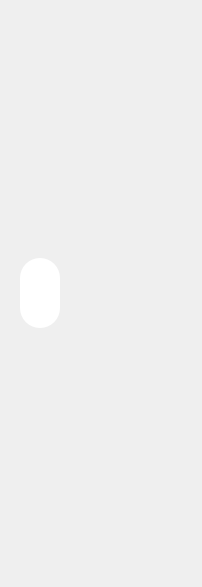
                    <widget class="QFrame" name="frame_58">
                     <property name="geometry">
                      <rect>
                       <x>0</x>
                       <y>0</y>
                       <width>198</width>
                       <height>587</height>
                      </rect>
                     </property>
                     <property name="styleSheet">
                      <string notr="true">border-radius:20px;</string>
                     </property>
                     <property name="frameShape">
                      <enum>QFrame::StyledPanel</enum>
                     </property>
                     <property name="frameShadow">
                      <enum>QFrame::Raised</enum>
                     </property>
                     <layout class="QHBoxLayout" name="horizontalLayout_48">
                      <property name="spacing">
                       <number>0</number>
                      </property>
                      <item>
                       <widget class="QFrame" name="frameCadastroLEFT_4">
                        <property name="sizePolicy">
                         <sizepolicy hsizetype="Minimum" vsizetype="Preferred">
                          <horstretch>0</horstretch>
                          <verstretch>0</verstretch>
                         </sizepolicy>
                        </property>
                        <property name="minimumSize">
                         <size>
                          <width>60</width>
                          <height>0</height>
                         </size>
                        </property>
                        <property name="maximumSize">
                         <size>
                          <width>0</width>
                          <height>16777215</height>
                         </size>
                        </property>
                        <property name="styleSheet">
                         <string notr="true">border-radius:20px;
</string>
                        </property>
                        <property name="frameShape">
                         <enum>QFrame::StyledPanel</enum>
                        </property>
                        <property name="frameShadow">
                         <enum>QFrame::Raised</enum>
                        </property>
                        <layout class="QVBoxLayout" name="verticalLayout_59">
                         <item>
                          <widget class="QPushButton" name="pushButton_14">
                           <property name="maximumSize">
                            <size>
                             <width>40</width>
                             <height>70</height>
                            </size>
                           </property>
                           <property name="styleSheet">
                            <string notr="true">
QPushButton{
border:15px;
background-image: url(:/Backgrounds/Icons/BT_s/Icons_Finance.png);
background-color: rgb(255, 255, 255);
}

QPushButton:hover{
border:15px;
	background-image: url(:/Backgrounds/Icons/BT_s/Icons_Finance_2.png);
}</string>
                           </property>
                           <property name="text">
                            <string/>
                           </property>
                          </widget>
                         </item>
                        </layout>
                       </widget>
                      </item>
                      <item>
                       <widget class="QFrame" name="frameCadastroLEFT_5">
                        <property name="sizePolicy">
                         <sizepolicy hsizetype="Minimum" vsizetype="Preferred">
                          <horstretch>0</horstretch>
                          <verstretch>0</verstretch>
                         </sizepolicy>
                        </property>
                        <property name="minimumSize">
                         <size>
                          <width>60</width>
                          <height>0</height>
                         </size>
                        </property>
                        <property name="maximumSize">
                         <size>
                          <width>60</width>
                          <height>16777215</height>
                         </size>
                        </property>
                        <property name="styleSheet">
                         <string notr="true">border-radius:20px;
</string>
                        </property>
                        <property name="frameShape">
                         <enum>QFrame::StyledPanel</enum>
                        </property>
                        <property name="frameShadow">
                         <enum>QFrame::Raised</enum>
                        </property>
                        <layout class="QVBoxLayout" name="verticalLayout_64"/>
                       </widget>
                      </item>
                      <item>
                       <widget class="QFrame" name="frameCadastroLEFT_6">
                        <property name="sizePolicy">
                         <sizepolicy hsizetype="Minimum" vsizetype="Preferred">
                          <horstretch>0</horstretch>
                          <verstretch>0</verstretch>
                         </sizepolicy>
                        </property>
                        <property name="minimumSize">
                         <size>
                          <width>60</width>
                          <height>0</height>
                         </size>
                        </property>
                        <property name="maximumSize">
                         <size>
                          <width>0</width>
                          <height>16777215</height>
                         </size>
                        </property>
                        <property name="styleSheet">
                         <string notr="true">border-radius:20px;
</string>
                        </property>
                        <property name="frameShape">
                         <enum>QFrame::StyledPanel</enum>
                        </property>
                        <property name="frameShadow">
                         <enum>QFrame::Raised</enum>
                        </property>
                        <layout class="QVBoxLayout" name="verticalLayout_65">
                         <item>
                          <widget class="QPushButton" name="BT_CadastroLEFT_4">
                           <property name="maximumSize">
                            <size>
                             <width>40</width>
                             <height>95</height>
                            </size>
                           </property>
                           <property name="styleSheet">
                            <string notr="true">
QPushButton{
border:15px;
	background-image: url(:/newPrefix/Icons/BT_s/Icon_RIGHT_4.png);
}

QPushButton:hover{
border:15px;
background-image: url(:/newPrefix/Icons/BT_s/Icon_RIGHT_3.png);

}</string>
                           </property>
                           <property name="text">
                            <string/>
                           </property>
                          </widget>
                         </item>
                        </layout>
                       </widget>
                      </item>
                     </layout>
                    </widget>
